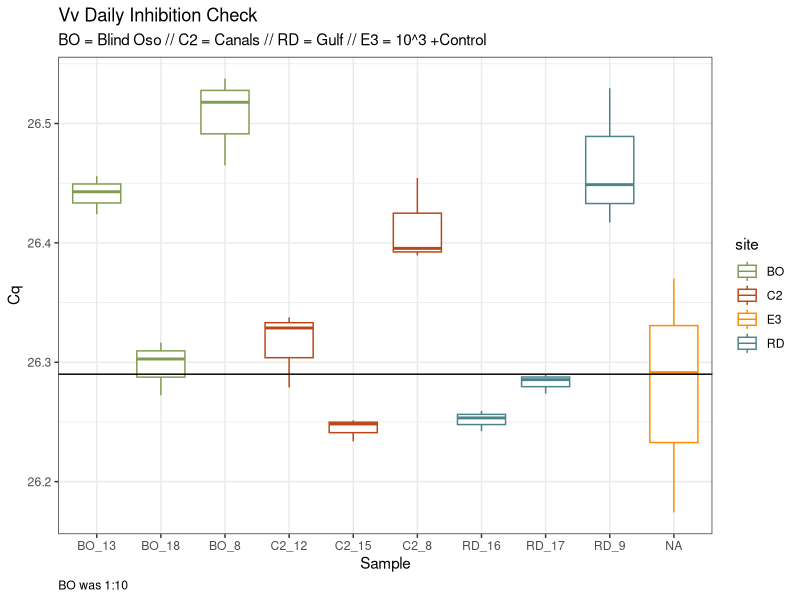

Source code (R):
## ---- chunk 1
library(here)
library(tidyverse)
library(lubridate)
## ---- chunk 2
vv<- read_csv(here("data", "raw_data","qpcr", "vv","vv_daily_inh.csv"))
## ---- chunk 3
vv<- vv %>%
  mutate(site = substr(Sample, 1,2)) %>% #Make Site column
  filter(!Content %in% "NTC",
         Fluor %in% "HEX") %>% #Take out NTC
  select(site, Cq, Sample) %>% #Select colummns of interest
  mutate(site = ifelse(is.na(site), "E3", site))
  
## ---- chunk 4
vv %>%
  ggplot() + geom_boxplot(
    aes(x = Sample,
        y = Cq,
        color = site)) +
  geom_hline(yintercept = 26.29)+
  theme_bw()+
  labs(
    title= "Vv Daily Inhibition Check",
    subtitle = "BO = Blind Oso // C2 = Canals // RD = Gulf // E3 = 10^3 +Control",
    caption = "BO was 1:10")+
  theme(
    plot.caption = element_text(hjust = 0)) +
  scale_color_manual(values = c("BO" = "#809C52",
                                "C2" = "#ba4716",
                                "RD" = "#4c848c",
                                "E3" = "darkorange"))
